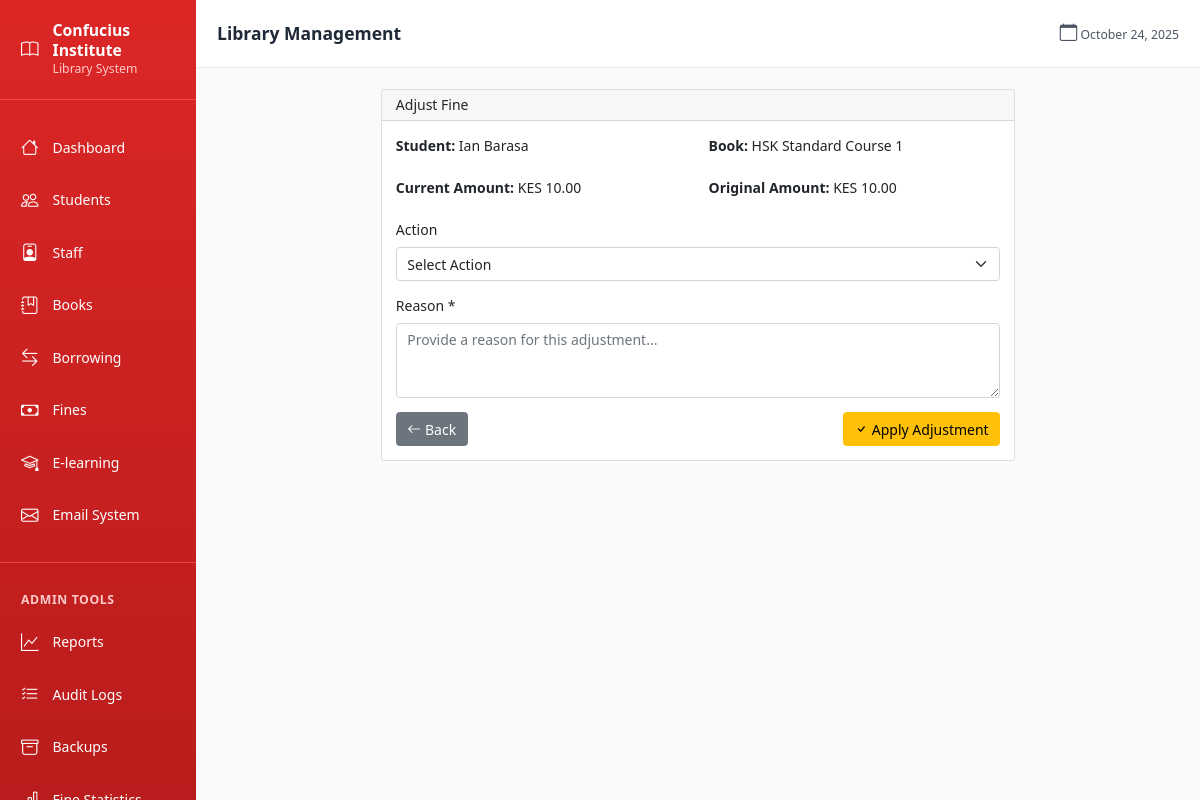
The app's page /fines/1/adjust (signed in) with its own data.
### models.py (models this page shows, shortened)
class Student(db.Model):
    id = db.Column(db.Integer, primary_key=True)
    name = db.Column(db.String(100), nullable=False)
    registration_number = db.Column(db.String(50), unique=True, nullable=True)  # UoN students
    id_number = db.Column(db.String(20), unique=True, nullable=True)  # Kenyan non-UoN
    passport_number = db.Column(db.String(20), unique=True, nullable=True)  # International
    email = db.Column(db.String(120), nullable=False)
    phone = db.Column(db.String(20))
    membership_status = db.Column(db.String(20), default='active')  # active, suspended, expired
    created_at = db.Column(db.DateTime, default=datetime.utcnow)
    borrow_records = db.relationship('BorrowRecord', backref='student_ref', lazy=True)
    fines = db.relationship('Fine', backref='student_ref', lazy=True)

class Book(db.Model):
    id = db.Column(db.Integer, primary_key=True)
    title = db.Column(db.String(200), nullable=False)
    author = db.Column(db.String(200))
    publisher = db.Column(db.String(200))
    isbn = db.Column(db.String(20), unique=True, nullable=True)
    unique_id = db.Column(db.String(50), unique=True, nullable=False)
    category_id = db.Column(db.Integer, db.ForeignKey('category.id'), nullable=True)
    total_copies = db.Column(db.Integer, default=1)
    shelf_location = db.Column(db.String(50))
    created_at = db.Column(db.DateTime, default=datetime.utcnow)
    borrow_records = db.relationship('BorrowRecord', backref='book_ref', lazy=True)

class Fine(db.Model):
    id = db.Column(db.Integer, primary_key=True)
    student_id = db.Column(db.Integer, db.ForeignKey('student.id'), nullable=False)
    borrow_record_id = db.Column(db.Integer, db.ForeignKey('borrow_record.id'), nullable=False)
    amount = db.Column(db.Float, nullable=False)  # Amount in KES
    original_amount = db.Column(db.Float, nullable=True)  # Original fine amount before adjustments
    reason = db.Column(db.String(200), default='Late return')
    paid = db.Column(db.Boolean, default=False)
    paid_at = db.Column(db.DateTime, nullable=True)
    waived = db.Column(db.Boolean, default=False)
    waived_at = db.Column(db.DateTime, nullable=True)
    waived_by = db.Column(db.Integer, db.ForeignKey('user.id'), nullable=True)
    waiver_reason = db.Column(db.Text, nullable=True)
    adjustment_amount = db.Column(db.Float, default=0.0)  # Amount adjusted (positive or negative)
    created_at = db.Column(db.DateTime, default=datetime.utcnow)
    borrow_record = db.relationship('BorrowRecord', backref='fine_ref', lazy=True)
    waived_by_user = db.relationship('User', backref='waived_fines', lazy=True)

### blueprints/fines.py (the view, shortened to what this page needs)
@fines_bp.route('/<int:fine_id>/adjust', methods=['GET', 'POST'])
@login_required
def adjust_fine(fine_id):
    fine = Fine.query.get_or_404(fine_id)
    return render_template('fines/adjust.html', fine=fine)

### templates/fines/adjust.html (shortened to what this page needs)
{% extends "base.html" %}
{% block content %}
<div class="row">
    <div class="col-md-8 offset-md-2">
        <div class="card">
            <div class="card-header">
                <h4>Adjust Fine</h4>
            </div>
            <div class="card-body">
                <div class="row mb-4">
                    <div class="col-md-6">
                        <strong>Student:</strong> {{ fine.student_ref.name }}
                    </div>
                    <div class="col-md-6">
                        <strong>Book:</strong> {{ fine.borrow_record.book_ref.title }}
                    </div>
                </div>
                <div class="row mb-4">
                    <div class="col-md-6">
                        <strong>Current Amount:</strong> KES {{ "%.2f"|format(fine.amount) }}
                    </div>
                    <div class="col-md-6">
                        <strong>Original Amount:</strong> KES {{ "%.2f"|format(fine.original_amount or fine.amount) }}
                    </div>
                </div>
                <form method="POST">
                    <div class="mb-3">
                        <label for="action_type" class="form-label">Action</label>
                        <select class="form-select" id="action_type" name="action_type" required>
                            <option value="">Select Action</option>
                        </select>
                    </div>
                    <div class="mb-3">
                        <label for="reason" class="form-label">Reason *</label>
                        <textarea class="form-control" id="reason" name="reason" rows="3" required
                                  placeholder="Provide a reason for this adjustment..."></textarea>
                    </div>
                    <div class="d-flex justify-content-between">
                        <a href="{{ url_for('fines.list_fines') }}" class="btn btn-secondary">
                            <i class="bi bi-arrow-left"></i> Back
                        </a>
                        <button type="submit" class="btn btn-warning">
                            <i class="bi bi-check"></i> Apply Adjustment
                        </button>
                    </div>
                </form>
            </div>
        </div>
    </div>
</div>
{% endblock %}

### templates/base.html (style rules this page uses)
:root { font-size: 14px; }

### records on screen
Student: student_ref.name "Ian Barasa"
Book: borrow_record.book_ref "HSK Standard Course 1"
Fine: amount "10.00", original_amount+amount "10.00"
